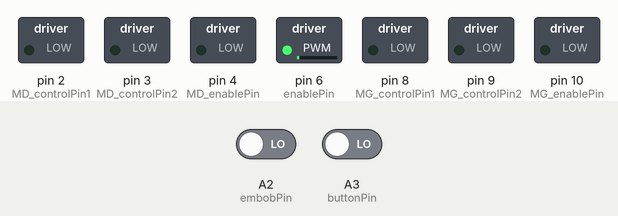
Recording of a sketch running on a simulated Arduino Uno, built with avr-gcc and run on an emulated ATmega328P. On the bench: switched loads named in the sketch (green lamp = pin HIGH). Inputs (shaded band) come from the test bench; at power-on: A2 (embobPin) LOW, A3 (buttonPin) LOW.

Above: at 10.8 s.
10.9 s: A2 (embobPin) driven HIGH and A3 (buttonPin) driven HIGH
At 17.8 s:
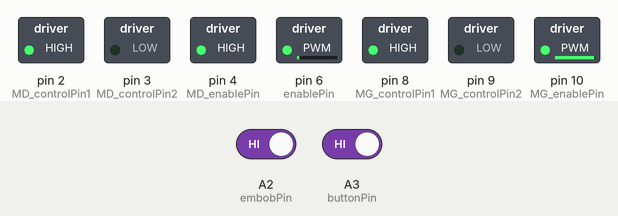
At 20.1 s:
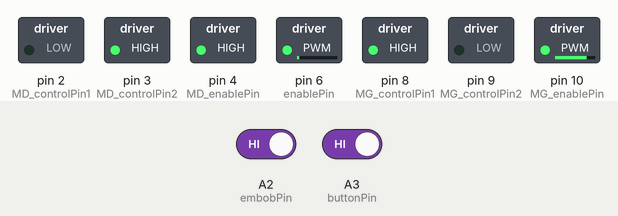
Timing chart, 0 to 27.0 s (numbered marks = the images above; inputs shaded):
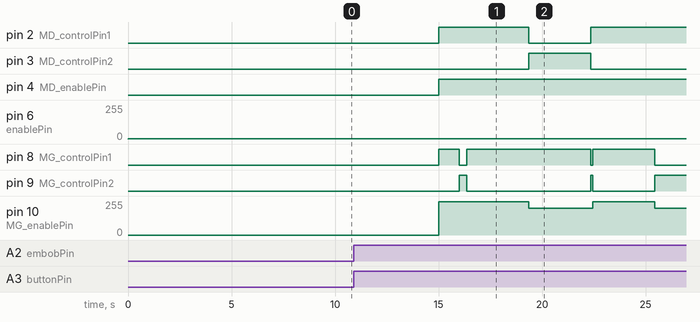

The sketch:

robosslady3.ino
```cpp
/// Initialisation des constantes pour le moteur droit
const int MD_controlPin1 = 2;
const int MD_controlPin2 = 3;
const int MD_enablePin = 4;

/// Initialisation des constantes pour le moteur gauche
const int MG_controlPin1 = 8;
const int MG_controlPin2 = 9;
const int MG_enablePin = 10;

/// Initialisation de la broche du bouton
const int buttonPin = A3;
const int embobPin = A2;

const int controlPin1 = 5;
const int controlPin2 = 7;
const int enablePin = 6;

/// Variables d'état pour le système On/Off
int buttonState = 0;
int previousButtonState = 0;
int robotEnabled = 0;

int embobState = 0;
bool temp = LOW;

int a = 0;

void setup() {
  // Configuration des broches des moteurs en sortie
  pinMode(MD_controlPin1, OUTPUT);
  pinMode(MD_controlPin2, OUTPUT);
  pinMode(MD_enablePin, OUTPUT);
  pinMode(MG_controlPin1, OUTPUT);
  pinMode(MG_controlPin2, OUTPUT);
  pinMode(MG_enablePin, OUTPUT);

  // Configuration du bouton en entrée (nécessite une résistance de pull-down matérielle)
  pinMode(buttonPin, INPUT);
  pinMode(embobPin, INPUT);
}

void loop() {
  embobState = digitalRead(embobPin);
  if(embobState == HIGH){
    temp = HIGH;
  }
  // Lecture de l'état du bouton et anti-rebond temporel
  buttonState = digitalRead(buttonPin);
  delay(1);

  // Détection du front montant (changement d'état de LOW à HIGH)
  if (buttonState != previousButtonState) {
    if (buttonState == HIGH) {
      robotEnabled = !robotEnabled; // Inversion de l'état (0 -> 1 ou 1 -> 0)

      // Réinitialisation de l'itérateur si le robot est activé
      if (robotEnabled == 1) {
        a = 0;
      }
    }
  }

  // Exécution conditionnelle en fonction de l'état du robot
  if (robotEnabled == 1) {
    digitalWrite(MD_controlPin1, HIGH);
    digitalWrite(MD_controlPin2, LOW);
    digitalWrite(MG_controlPin1, HIGH);
    digitalWrite(MG_controlPin2, LOW);
    analogWrite(MD_enablePin, 250);
    analogWrite(MG_enablePin, 250);

    delay(1000);

    digitalWrite(MD_controlPin1, HIGH);
    digitalWrite(MD_controlPin2, LOW);
    digitalWrite(MG_controlPin1, LOW);
    digitalWrite(MG_controlPin2, HIGH);
    analogWrite(MD_enablePin, 250);
    analogWrite(MG_enablePin, 250);

    delay(350);

    while (a <= 3) {
      digitalWrite(MD_controlPin1, HIGH);
      digitalWrite(MD_controlPin2, LOW);
      digitalWrite(MG_controlPin1, HIGH);
      digitalWrite(MG_controlPin2, LOW);
      analogWrite(MD_enablePin, 250);
      analogWrite(MG_enablePin, 250);

      delay(3000);

      digitalWrite(MD_controlPin1, LOW);
      digitalWrite(MD_controlPin2, HIGH);
      digitalWrite(MG_controlPin1, HIGH);
      digitalWrite(MG_controlPin2, LOW);
      analogWrite(MD_enablePin, 200);
      analogWrite(MG_enablePin, 200);

      delay(3000);

      digitalWrite(MD_controlPin1, HIGH);
      digitalWrite(MD_controlPin2, LOW);
      digitalWrite(MG_controlPin1, LOW);
      digitalWrite(MG_controlPin2, HIGH);
      analogWrite(MD_enablePin, 200);
      analogWrite(MG_enablePin, 200);

      delay(100);

      digitalWrite(MD_controlPin1, HIGH);
      digitalWrite(MD_controlPin2, LOW);
      digitalWrite(MG_controlPin1, HIGH);
      digitalWrite(MG_controlPin2, LOW);
      analogWrite(MD_enablePin, 250);
      analogWrite(MG_enablePin, 250);

      delay(3000);

      digitalWrite(MD_controlPin1, HIGH);
      digitalWrite(MD_controlPin2, LOW);
      digitalWrite(MG_controlPin1, LOW);
      digitalWrite(MG_controlPin2, HIGH);
      analogWrite(MD_enablePin, 200);
      analogWrite(MG_enablePin, 200);

      delay(3000);

      digitalWrite(MD_controlPin1, LOW);
      digitalWrite(MD_controlPin2, HIGH);
      digitalWrite(MG_controlPin1, HIGH);
      digitalWrite(MG_controlPin2, LOW);
      analogWrite(MD_enablePin, 200);
      analogWrite(MG_enablePin, 200);

      delay(100);
      a = a + 1;
    }
  } else {
    // Phase de désactivation : coupure de l'alimentation PWM et mise à zéro des contrôles
    analogWrite(MD_enablePin, 0);
    analogWrite(MG_enablePin, 0);
    digitalWrite(MD_controlPin1, LOW);
    digitalWrite(MD_controlPin2, LOW);
    digitalWrite(MG_controlPin1, LOW);
    digitalWrite(MG_controlPin2, LOW);
  }
  if (temp = HIGH){
    digitalWrite(controlPin1, HIGH);
    digitalWrite(controlPin2, LOW);
    analogWrite(enablePin, HIGH);
    delay(5000);
    temp = LOW;
  }

  // Sauvegarde de l'état actuel pour la prochaine itération
  previousButtonState = buttonState;
}
```

Measured:
- after the input at 10.9 s, pin 2 (MD_controlPin1): LOW → HIGH after 4.1 s, → LOW 4.4 s later, → HIGH 3.0 s later; pin 3 (MD_controlPin2): LOW → HIGH after 8.5 s, → LOW 3.0 s later
